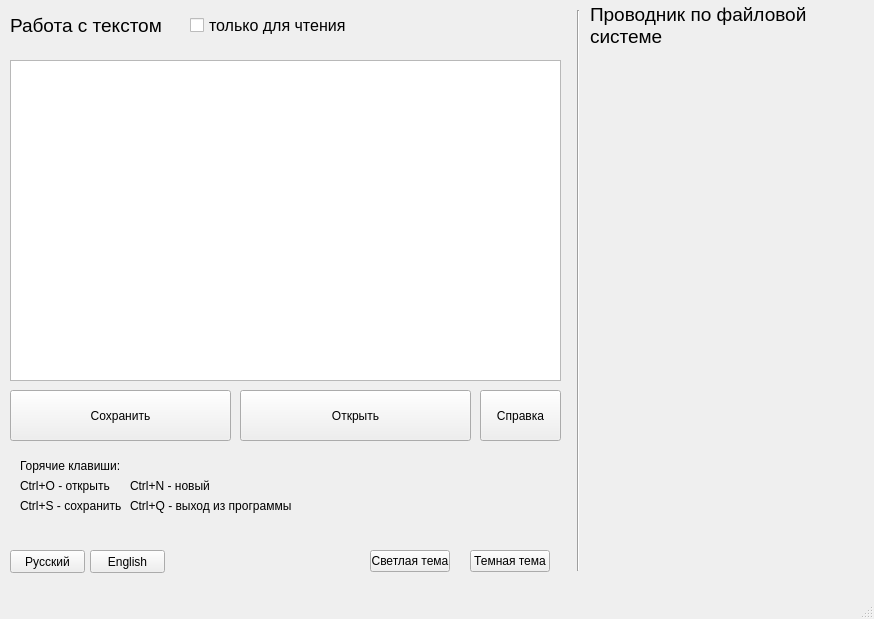
<?xml version="1.0" encoding="UTF-8"?>
<ui version="4.0">
 <class>MainWindow</class>
 <widget class="QMainWindow" name="MainWindow">
  <property name="geometry">
   <rect>
    <x>0</x>
    <y>0</y>
    <width>874</width>
    <height>619</height>
   </rect>
  </property>
  <property name="windowTitle">
   <string>MainWindow</string>
  </property>
  <widget class="QWidget" name="centralwidget">
   <widget class="QLabel" name="label">
    <property name="geometry">
     <rect>
      <x>10</x>
      <y>10</y>
      <width>161</width>
      <height>31</height>
     </rect>
    </property>
    <property name="font">
     <font>
      <pointsize>14</pointsize>
     </font>
    </property>
    <property name="text">
     <string>Работа с текстом</string>
    </property>
   </widget>
   <widget class="QPlainTextEdit" name="plainTextEdit">
    <property name="geometry">
     <rect>
      <x>10</x>
      <y>60</y>
      <width>551</width>
      <height>321</height>
     </rect>
    </property>
   </widget>
   <widget class="QPushButton" name="pushButton">
    <property name="geometry">
     <rect>
      <x>10</x>
      <y>390</y>
      <width>221</width>
      <height>51</height>
     </rect>
    </property>
    <property name="text">
     <string>Сохранить</string>
    </property>
   </widget>
   <widget class="QPushButton" name="pushButton_2">
    <property name="geometry">
     <rect>
      <x>240</x>
      <y>390</y>
      <width>231</width>
      <height>51</height>
     </rect>
    </property>
    <property name="text">
     <string>Открыть</string>
    </property>
   </widget>
   <widget class="QPushButton" name="pushButton_3">
    <property name="geometry">
     <rect>
      <x>480</x>
      <y>390</y>
      <width>81</width>
      <height>51</height>
     </rect>
    </property>
    <property name="text">
     <string>Справка</string>
    </property>
   </widget>
   <widget class="QCheckBox" name="checkBox">
    <property name="geometry">
     <rect>
      <x>190</x>
      <y>10</y>
      <width>161</width>
      <height>31</height>
     </rect>
    </property>
    <property name="font">
     <font>
      <pointsize>12</pointsize>
     </font>
    </property>
    <property name="text">
     <string>только для чтения</string>
    </property>
   </widget>
   <widget class="QPushButton" name="pushButton_4">
    <property name="geometry">
     <rect>
      <x>10</x>
      <y>550</y>
      <width>75</width>
      <height>23</height>
     </rect>
    </property>
    <property name="text">
     <string>Русский</string>
    </property>
   </widget>
   <widget class="QPushButton" name="pushButton_5">
    <property name="geometry">
     <rect>
      <x>90</x>
      <y>550</y>
      <width>75</width>
      <height>23</height>
     </rect>
    </property>
    <property name="text">
     <string>English</string>
    </property>
   </widget>
   <widget class="QLabel" name="label_2">
    <property name="geometry">
     <rect>
      <x>20</x>
      <y>450</y>
      <width>111</width>
      <height>31</height>
     </rect>
    </property>
    <property name="text">
     <string>Горячие клавиши:</string>
    </property>
   </widget>
   <widget class="QLabel" name="label_3">
    <property name="geometry">
     <rect>
      <x>20</x>
      <y>470</y>
      <width>91</width>
      <height>31</height>
     </rect>
    </property>
    <property name="text">
     <string>Ctrl+O - открыть</string>
    </property>
   </widget>
   <widget class="QLabel" name="label_4">
    <property name="geometry">
     <rect>
      <x>20</x>
      <y>490</y>
      <width>101</width>
      <height>31</height>
     </rect>
    </property>
    <property name="text">
     <string>Ctrl+S - сохранить</string>
    </property>
   </widget>
   <widget class="QLabel" name="label_5">
    <property name="geometry">
     <rect>
      <x>130</x>
      <y>470</y>
      <width>101</width>
      <height>31</height>
     </rect>
    </property>
    <property name="text">
     <string>Ctrl+N - новый</string>
    </property>
   </widget>
   <widget class="QLabel" name="label_6">
    <property name="geometry">
     <rect>
      <x>130</x>
      <y>490</y>
      <width>171</width>
      <height>31</height>
     </rect>
    </property>
    <property name="text">
     <string>Ctrl+Q - выход из программы</string>
    </property>
   </widget>
   <widget class="QPushButton" name="pushButton_6">
    <property name="geometry">
     <rect>
      <x>470</x>
      <y>550</y>
      <width>80</width>
      <height>22</height>
     </rect>
    </property>
    <property name="text">
     <string>Темная тема</string>
    </property>
   </widget>
   <widget class="QPushButton" name="pushButton_7">
    <property name="geometry">
     <rect>
      <x>370</x>
      <y>550</y>
      <width>80</width>
      <height>22</height>
     </rect>
    </property>
    <property name="text">
     <string>Светлая тема</string>
    </property>
   </widget>
   <widget class="Line" name="line">
    <property name="geometry">
     <rect>
      <x>570</x>
      <y>10</y>
      <width>16</width>
      <height>561</height>
     </rect>
    </property>
    <property name="orientation">
     <enum>Qt::Vertical</enum>
    </property>
   </widget>
   <widget class="QLabel" name="label_7">
    <property name="geometry">
     <rect>
      <x>590</x>
      <y>0</y>
      <width>261</width>
      <height>51</height>
     </rect>
    </property>
    <property name="font">
     <font>
      <pointsize>14</pointsize>
     </font>
    </property>
    <property name="text">
     <string>Проводник по файловой
системе</string>
    </property>
   </widget>
  </widget>
  <widget class="QMenuBar" name="menubar">
   <property name="geometry">
    <rect>
     <x>0</x>
     <y>0</y>
     <width>874</width>
     <height>21</height>
    </rect>
   </property>
  </widget>
  <widget class="QStatusBar" name="statusbar"/>
 </widget>
 <resources/>
 <connections/>
</ui>
